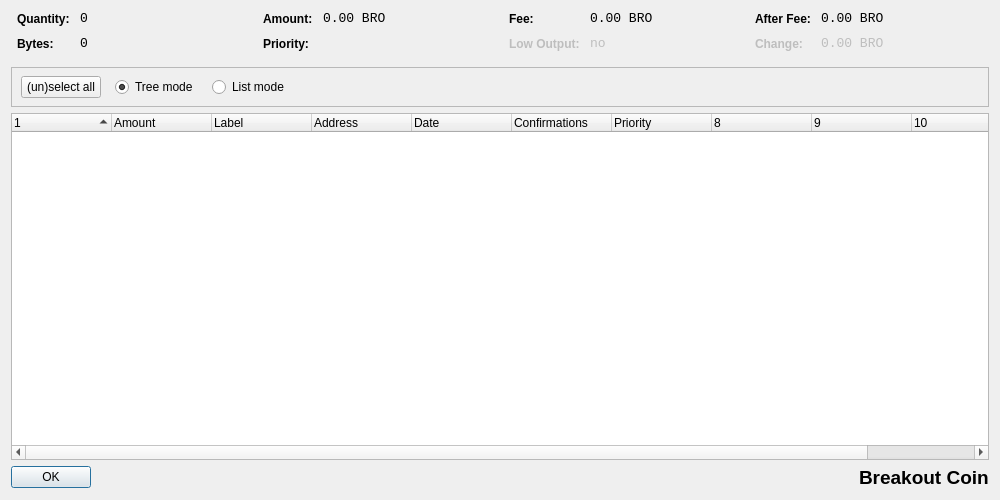
<?xml version="1.0" encoding="UTF-8"?>
<ui version="4.0">
 <class>CoinControlDialog</class>
 <widget class="QDialog" name="CoinControlDialog">
  <property name="geometry">
   <rect>
    <x>0</x>
    <y>0</y>
    <width>1000</width>
    <height>500</height>
   </rect>
  </property>
  <property name="windowTitle">
   <string>Coin Control</string>
  </property>
  <layout class="QVBoxLayout" name="verticalLayout">
   <item>
    <layout class="QHBoxLayout" name="horizontalLayoutTop" stretch="0,0,0,0">
     <property name="topMargin">
      <number>0</number>
     </property>
     <property name="bottomMargin">
      <number>10</number>
     </property>
     <item>
      <layout class="QFormLayout" name="formLayoutCoinControl1">
       <property name="horizontalSpacing">
        <number>10</number>
       </property>
       <property name="verticalSpacing">
        <number>10</number>
       </property>
       <property name="leftMargin">
        <number>6</number>
       </property>
       <property name="rightMargin">
        <number>6</number>
       </property>
       <item row="0" column="0">
        <widget class="QLabel" name="labelCoinControlQuantityText">
         <property name="styleSheet">
          <string notr="true">font-weight:bold;</string>
         </property>
         <property name="text">
          <string>Quantity:</string>
         </property>
        </widget>
       </item>
       <item row="0" column="1">
        <widget class="QLabel" name="labelCoinControlQuantity">
         <property name="font">
          <font>
           <family>Monospace</family>
           <pointsize>10</pointsize>
          </font>
         </property>
         <property name="cursor">
          <cursorShape>IBeamCursor</cursorShape>
         </property>
         <property name="contextMenuPolicy">
          <enum>Qt::ActionsContextMenu</enum>
         </property>
         <property name="text">
          <string notr="true">0</string>
         </property>
         <property name="textInteractionFlags">
          <set>Qt::LinksAccessibleByMouse|Qt::TextSelectableByKeyboard|Qt::TextSelectableByMouse</set>
         </property>
        </widget>
       </item>
       <item row="1" column="0">
        <widget class="QLabel" name="labelCoinControlBytesText">
         <property name="styleSheet">
          <string notr="true">font-weight:bold;</string>
         </property>
         <property name="text">
          <string>Bytes:</string>
         </property>
        </widget>
       </item>
       <item row="1" column="1">
        <widget class="QLabel" name="labelCoinControlBytes">
         <property name="font">
          <font>
           <family>Monospace</family>
           <pointsize>10</pointsize>
          </font>
         </property>
         <property name="cursor">
          <cursorShape>IBeamCursor</cursorShape>
         </property>
         <property name="contextMenuPolicy">
          <enum>Qt::ActionsContextMenu</enum>
         </property>
         <property name="text">
          <string notr="true">0</string>
         </property>
         <property name="textInteractionFlags">
          <set>Qt::LinksAccessibleByMouse|Qt::TextSelectableByKeyboard|Qt::TextSelectableByMouse</set>
         </property>
        </widget>
       </item>
      </layout>
     </item>
     <item>
      <layout class="QFormLayout" name="formLayoutCoinControl2">
       <property name="horizontalSpacing">
        <number>10</number>
       </property>
       <property name="verticalSpacing">
        <number>10</number>
       </property>
       <property name="leftMargin">
        <number>6</number>
       </property>
       <property name="rightMargin">
        <number>6</number>
       </property>
       <item row="0" column="0">
        <widget class="QLabel" name="labelCoinControlAmountText">
         <property name="styleSheet">
          <string notr="true">font-weight:bold;</string>
         </property>
         <property name="text">
          <string>Amount:</string>
         </property>
        </widget>
       </item>
       <item row="0" column="1">
        <widget class="QLabel" name="labelCoinControlAmount">
         <property name="font">
          <font>
           <family>Monospace</family>
           <pointsize>10</pointsize>
          </font>
         </property>
         <property name="cursor">
          <cursorShape>IBeamCursor</cursorShape>
         </property>
         <property name="contextMenuPolicy">
          <enum>Qt::ActionsContextMenu</enum>
         </property>
         <property name="text">
          <string notr="true">0.00 BRO</string>
         </property>
         <property name="textInteractionFlags">
          <set>Qt::LinksAccessibleByMouse|Qt::TextSelectableByKeyboard|Qt::TextSelectableByMouse</set>
         </property>
        </widget>
       </item>
       <item row="1" column="0">
        <widget class="QLabel" name="labelCoinControlPriorityText">
         <property name="styleSheet">
          <string notr="true">font-weight:bold;</string>
         </property>
         <property name="text">
          <string>Priority:</string>
         </property>
        </widget>
       </item>
       <item row="1" column="1">
        <widget class="QLabel" name="labelCoinControlPriority">
         <property name="font">
          <font>
           <family>Monospace</family>
           <pointsize>10</pointsize>
          </font>
         </property>
         <property name="cursor">
          <cursorShape>IBeamCursor</cursorShape>
         </property>
         <property name="contextMenuPolicy">
          <enum>Qt::ActionsContextMenu</enum>
         </property>
         <property name="text">
          <string/>
         </property>
         <property name="textInteractionFlags">
          <set>Qt::LinksAccessibleByMouse|Qt::TextSelectableByKeyboard|Qt::TextSelectableByMouse</set>
         </property>
        </widget>
       </item>
      </layout>
     </item>
     <item>
      <layout class="QFormLayout" name="formLayoutCoinControl3">
       <property name="horizontalSpacing">
        <number>10</number>
       </property>
       <property name="verticalSpacing">
        <number>10</number>
       </property>
       <property name="leftMargin">
        <number>6</number>
       </property>
       <property name="rightMargin">
        <number>6</number>
       </property>
       <item row="0" column="0">
        <widget class="QLabel" name="labelCoinControlFeeText">
         <property name="styleSheet">
          <string notr="true">font-weight:bold;</string>
         </property>
         <property name="text">
          <string>Fee:</string>
         </property>
        </widget>
       </item>
       <item row="0" column="1">
        <widget class="QLabel" name="labelCoinControlFee">
         <property name="font">
          <font>
           <family>Monospace</family>
           <pointsize>10</pointsize>
          </font>
         </property>
         <property name="cursor">
          <cursorShape>IBeamCursor</cursorShape>
         </property>
         <property name="contextMenuPolicy">
          <enum>Qt::ActionsContextMenu</enum>
         </property>
         <property name="text">
          <string notr="true">0.00 BRO</string>
         </property>
         <property name="textInteractionFlags">
          <set>Qt::LinksAccessibleByMouse|Qt::TextSelectableByKeyboard|Qt::TextSelectableByMouse</set>
         </property>
        </widget>
       </item>
       <item row="1" column="0">
        <widget class="QLabel" name="labelCoinControlLowOutputText">
         <property name="enabled">
          <bool>false</bool>
         </property>
         <property name="styleSheet">
          <string notr="true">font-weight:bold;</string>
         </property>
         <property name="text">
          <string>Low Output:</string>
         </property>
        </widget>
       </item>
       <item row="1" column="1">
        <widget class="QLabel" name="labelCoinControlLowOutput">
         <property name="enabled">
          <bool>false</bool>
         </property>
         <property name="font">
          <font>
           <family>Monospace</family>
           <pointsize>10</pointsize>
          </font>
         </property>
         <property name="cursor">
          <cursorShape>IBeamCursor</cursorShape>
         </property>
         <property name="contextMenuPolicy">
          <enum>Qt::ActionsContextMenu</enum>
         </property>
         <property name="text">
          <string notr="true">no</string>
         </property>
         <property name="textInteractionFlags">
          <set>Qt::LinksAccessibleByMouse|Qt::TextSelectableByKeyboard|Qt::TextSelectableByMouse</set>
         </property>
        </widget>
       </item>
      </layout>
     </item>
     <item>
      <layout class="QFormLayout" name="formLayoutCoinControl4">
       <property name="horizontalSpacing">
        <number>10</number>
       </property>
       <property name="verticalSpacing">
        <number>10</number>
       </property>
       <property name="leftMargin">
        <number>6</number>
       </property>
       <property name="rightMargin">
        <number>6</number>
       </property>
       <item row="0" column="0">
        <widget class="QLabel" name="labelCoinControlAfterFeeText">
         <property name="styleSheet">
          <string notr="true">font-weight:bold;</string>
         </property>
         <property name="text">
          <string>After Fee:</string>
         </property>
        </widget>
       </item>
       <item row="0" column="1">
        <widget class="QLabel" name="labelCoinControlAfterFee">
         <property name="font">
          <font>
           <family>Monospace</family>
           <pointsize>10</pointsize>
          </font>
         </property>
         <property name="cursor">
          <cursorShape>IBeamCursor</cursorShape>
         </property>
         <property name="contextMenuPolicy">
          <enum>Qt::ActionsContextMenu</enum>
         </property>
         <property name="text">
          <string notr="true">0.00 BRO</string>
         </property>
         <property name="textInteractionFlags">
          <set>Qt::LinksAccessibleByMouse|Qt::TextSelectableByKeyboard|Qt::TextSelectableByMouse</set>
         </property>
        </widget>
       </item>
       <item row="1" column="0">
        <widget class="QLabel" name="labelCoinControlChangeText">
         <property name="enabled">
          <bool>false</bool>
         </property>
         <property name="styleSheet">
          <string notr="true">font-weight:bold;</string>
         </property>
         <property name="text">
          <string>Change:</string>
         </property>
        </widget>
       </item>
       <item row="1" column="1">
        <widget class="QLabel" name="labelCoinControlChange">
         <property name="enabled">
          <bool>false</bool>
         </property>
         <property name="font">
          <font>
           <family>Monospace</family>
           <pointsize>10</pointsize>
          </font>
         </property>
         <property name="cursor">
          <cursorShape>IBeamCursor</cursorShape>
         </property>
         <property name="contextMenuPolicy">
          <enum>Qt::ActionsContextMenu</enum>
         </property>
         <property name="text">
          <string notr="true">0.00 BRO</string>
         </property>
         <property name="textInteractionFlags">
          <set>Qt::LinksAccessibleByMouse|Qt::TextSelectableByKeyboard|Qt::TextSelectableByMouse</set>
         </property>
        </widget>
       </item>
      </layout>
     </item>
    </layout>
   </item>
   <item>
    <widget class="QFrame" name="frame">
     <property name="minimumSize">
      <size>
       <width>0</width>
       <height>40</height>
      </size>
     </property>
     <property name="frameShape">
      <enum>QFrame::StyledPanel</enum>
     </property>
     <property name="frameShadow">
      <enum>QFrame::Sunken</enum>
     </property>
     <widget class="QWidget" name="horizontalLayoutWidget">
      <property name="geometry">
       <rect>
        <x>10</x>
        <y>0</y>
        <width>781</width>
        <height>41</height>
       </rect>
      </property>
      <layout class="QHBoxLayout" name="horizontalLayoutPanel" stretch="0,0,0,0">
       <property name="spacing">
        <number>14</number>
       </property>
       <item>
        <widget class="QPushButton" name="pushButtonSelectAll">
         <property name="sizePolicy">
          <sizepolicy hsizetype="Maximum" vsizetype="Fixed">
           <horstretch>0</horstretch>
           <verstretch>0</verstretch>
          </sizepolicy>
         </property>
         <property name="text">
          <string>(un)select all</string>
         </property>
        </widget>
       </item>
       <item>
        <widget class="QRadioButton" name="radioTreeMode">
         <property name="sizePolicy">
          <sizepolicy hsizetype="Maximum" vsizetype="Fixed">
           <horstretch>0</horstretch>
           <verstretch>0</verstretch>
          </sizepolicy>
         </property>
         <property name="text">
          <string>Tree mode</string>
         </property>
         <property name="checked">
          <bool>true</bool>
         </property>
        </widget>
       </item>
       <item>
        <widget class="QRadioButton" name="radioListMode">
         <property name="sizePolicy">
          <sizepolicy hsizetype="Maximum" vsizetype="Fixed">
           <horstretch>0</horstretch>
           <verstretch>0</verstretch>
          </sizepolicy>
         </property>
         <property name="text">
          <string>List mode</string>
         </property>
        </widget>
       </item>
       <item>
        <spacer name="horizontalSpacer">
         <property name="orientation">
          <enum>Qt::Horizontal</enum>
         </property>
         <property name="sizeHint" stdset="0">
          <size>
           <width>40</width>
           <height>20</height>
          </size>
         </property>
        </spacer>
       </item>
      </layout>
     </widget>
    </widget>
   </item>
   <item>
    <widget class="CoinControlTreeWidget" name="treeWidget">
     <property name="contextMenuPolicy">
      <enum>Qt::CustomContextMenu</enum>
     </property>
     <property name="sortingEnabled">
      <bool>false</bool>
     </property>
     <property name="columnCount">
      <number>11</number>
     </property>
     <attribute name="headerShowSortIndicator" stdset="0">
      <bool>true</bool>
     </attribute>
     <attribute name="headerStretchLastSection">
      <bool>false</bool>
     </attribute>
     <column>
      <property name="text">
       <string/>
      </property>
     </column>
     <column>
      <property name="text">
       <string>Amount</string>
      </property>
     </column>
     <column>
      <property name="text">
       <string>Label</string>
      </property>
     </column>
     <column>
      <property name="text">
       <string>Address</string>
      </property>
     </column>
     <column>
      <property name="text">
       <string>Date</string>
      </property>
     </column>
     <column>
      <property name="text">
       <string>Confirmations</string>
      </property>
      <property name="toolTip">
       <string>Confirmed</string>
      </property>
     </column>
     <column>
      <property name="text">
       <string>Priority</string>
      </property>
     </column>
     <column>
      <property name="text">
       <string/>
      </property>
     </column>
     <column>
      <property name="text">
       <string/>
      </property>
     </column>
     <column>
      <property name="text">
       <string/>
      </property>
     </column>
     <column>
      <property name="text">
       <string/>
      </property>
     </column>
    </widget>
   </item>
   <item>
    <layout class="QHBoxLayout" name="horizontalLayout">
     <item>
      <widget class="QDialogButtonBox" name="buttonBox">
       <property name="sizePolicy">
        <sizepolicy hsizetype="Maximum" vsizetype="Fixed">
         <horstretch>0</horstretch>
         <verstretch>0</verstretch>
        </sizepolicy>
       </property>
       <property name="orientation">
        <enum>Qt::Horizontal</enum>
       </property>
       <property name="standardButtons">
        <set>QDialogButtonBox::Ok</set>
       </property>
      </widget>
     </item>
     <item>
      <spacer name="horizontalSpacer_2">
       <property name="orientation">
        <enum>Qt::Horizontal</enum>
       </property>
       <property name="sizeHint" stdset="0">
        <size>
         <width>40</width>
         <height>20</height>
        </size>
       </property>
      </spacer>
     </item>
     <item>
      <widget class="QLabel" name="currencyIndicator">
       <property name="font">
        <font>
         <pointsize>14</pointsize>
         <weight>75</weight>
         <bold>true</bold>
        </font>
       </property>
       <property name="text">
        <string>Breakout Coin</string>
       </property>
      </widget>
     </item>
    </layout>
   </item>
  </layout>
 </widget>
 <customwidgets>
  <customwidget>
   <class>CoinControlTreeWidget</class>
   <extends>QTreeWidget</extends>
   <header>coincontroltreewidget.h</header>
  </customwidget>
 </customwidgets>
 <resources/>
 <connections/>
</ui>
